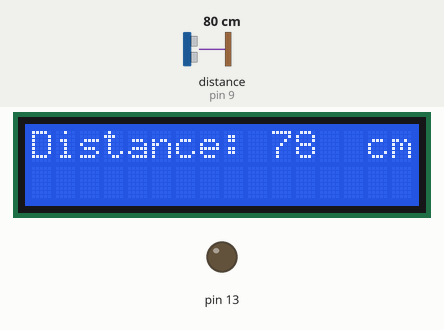
Simulated run of this sketch. Board: Arduino Uno, built with avr-gcc and run on an emulated ATmega328P. Shown: 16×2 character LCD, output pins drawn as LEDs (lit = HIGH). Wiring (inferred from the names in the program): ultrasonic range finder: trigger pin 10; echo pin 9. Inputs (shaded band) come from the test bench; at power-on: distance to the obstacle (sensor on pin 9) 80 cm. The echo pulse lasts 58.3 µs per cm; pins used as bus, display or sensor lines are not drawn.

Above: at 1.2 s.
1.3 s: distance to the obstacle (sensor on pin 9) set to 2 cm
At 1.54 s:
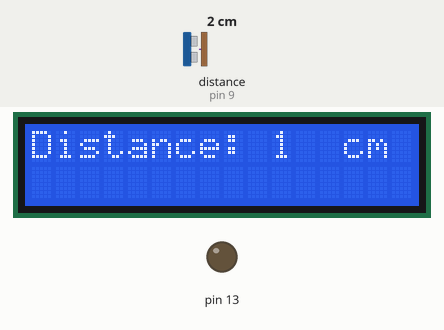
4.0 s: distance to the obstacle (sensor on pin 9) set to 4 cm
At 4.45 s:
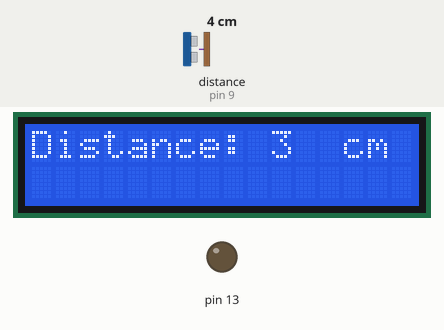
5.7 s: distance to the obstacle (sensor on pin 9) set to 9 cm
At 6.12 s:
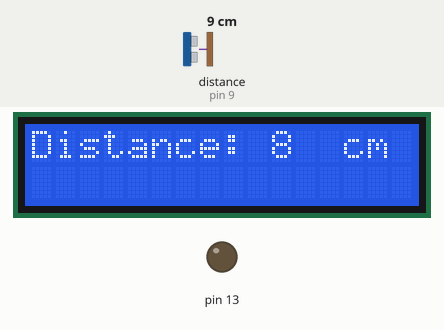
Timing chart, 0 to 8.7 s (numbered marks = the images above; inputs shaded):
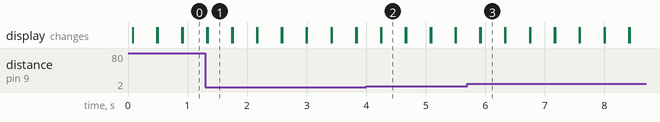

Measured:
- after the input at 1.3 s, the display: first differs from a run without the input at once (image 1)
- after the input at 4.0 s, the display: first differs from a run without the input after 0.26 s (image 2)
- after the input at 5.7 s, the display: first differs from a run without the input after 0.22 s (image 3)
- what the display in image 1 shows lasts 0.4 s, from 1.3 s to 1.7 s

The sketch:

alpha.ino
```cpp
//#include <GSM.h>
#include<LiquidCrystal.h>
#include<Servo.h>

int trigPin=10;
int echoPin=9;
int relay = 13;                                //relay control pin
int trigPin1=8;                               //trig pin ultrasonic sensor 2
int echoPin1=A0;                               //echo pin ultrasonic sensor2
int distance,distance2;
//GSM gsmAccess;
//GSM_SMS sms;
boolean notConnected = true;

 const int rs = 12, en = 11, d4 = 5, d5 = 4, d6 = 3, d7 = 2;
LiquidCrystal lcd(12 , 11, 5, 4, 3, 2);

long duration,duration1;
Servo servo;
Servo servo1;                                 //servo2

void setup()
{

  pinMode(trigPin, OUTPUT);
  pinMode(echoPin, INPUT);
  pinMode(trigPin1, OUTPUT);
  pinMode(echoPin1, INPUT);
  pinMode(13,OUTPUT);
  Serial.begin(9600);
  //servo.attach(9);
  //servo1.attach(A0);                           //signal pin of servo motor2
  lcd.begin(16, 2);
//  while(notConnected)
  //{
   // if(gsmAccess.begin(/*PINNUMBER*/)==GSM_READY)
    //  notConnected = false;
   // else
    //{
    //  Serial.println("Not connected");
    //  delay(1000);
    //}

//}
}
void loop()
{
digitalWrite(trigPin, LOW);
delayMicroseconds(2);
digitalWrite(trigPin, HIGH);
delayMicroseconds(10);
digitalWrite(trigPin, LOW);

duration = pulseIn(echoPin, HIGH);
distance= duration*0.034/2;


lcd.setCursor(0,0); // Sets the location at which subsequent text written to the LCD will be displayed
lcd.print("Distance: "); // Prints string "Distance" on the LCD
lcd.print(distance); // Prints the distance value from the sensor
lcd.print("  cm");
delay(10);

 //   if(/*pin of dry run sensor input is low*/)
//  {
//  digitalWrite(relay, LOW);
 // }
//  if(/*pin of dry run sensor input is HIGH*/)
//  {
 //   digitalWrite(relay, HIGH);
 // }

  digitalWrite(13,LOW);
    if(distance=10)
     {
      servo.write(180);

    delay(200);

//    sms.beginSMS(/*remoteNumber*/);
  //sms.print("Motor one has been turned off");
  //sms.endSMS();
     }
  if(distance2=10)
  {
    servo1.write(180);
    delay(200);

//   sms.beginSMS(/*remoteNumber*/);
  //sms.print("Motor two has been turned off");
  //sms.endSMS();
  }


    lcd.clear();
    lcd.setCursor(0, 0);
    lcd.print("%of tank1: ");


  /*digitalWrite(trigPin,LOW);
  delayMicroseconds(2);
  digitalWrite(trigPin,HIGH);
  delayMicroseconds(10);
  digitalWrite(trigPin,LOW);

  duration=pulseIn(echoPin,HIGH);
  distance=duration*0.034/2;
  lcd.print(distance);
delay(10);

    lcd.setCursor(0, 1);
    lcd.print("%of tank2: ");
    digitalWrite(trigPin1,LOW);
  delayMicroseconds(0);
  digitalWrite(trigPin1,HIGH);
  delayMicroseconds(0);
  digitalWrite(trigPin1,LOW);

  duration1=pulseIn(echoPin1,HIGH);
  distance2=duration1*0.034/2;
    lcd.print(distance2);
   delay(10);

   */


}
```
